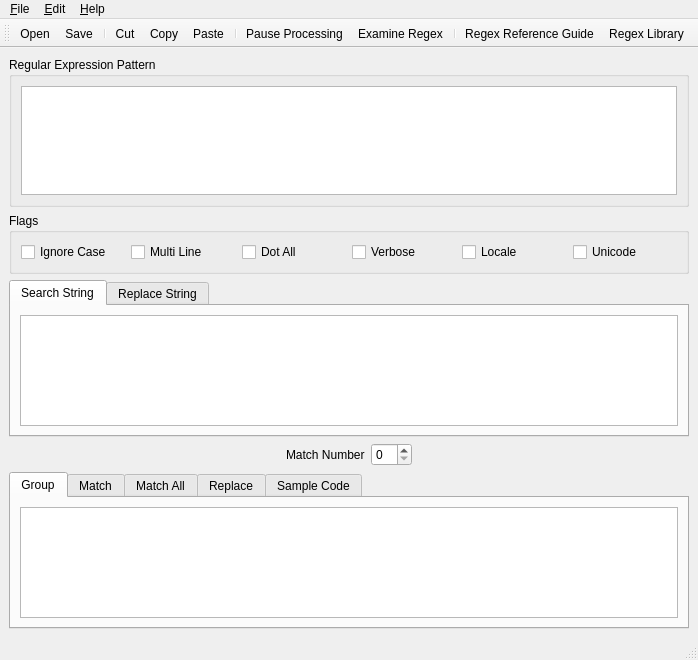
<?xml version="1.0" encoding="UTF-8"?>
<ui version="4.0">
 <class>MainWindow</class>
 <widget class="QMainWindow" name="MainWindow">
  <property name="geometry">
   <rect>
    <x>0</x>
    <y>0</y>
    <width>698</width>
    <height>660</height>
   </rect>
  </property>
  <property name="windowTitle">
   <string>MainWindow</string>
  </property>
  <widget class="QWidget" name="centralwidget">
   <layout class="QVBoxLayout" name="verticalLayout_5">
    <item>
     <layout class="QVBoxLayout" name="verticalLayout">
      <item>
       <layout class="QVBoxLayout" name="verticalLayout_4">
        <item>
         <widget class="QGroupBox" name="groupBox">
          <property name="title">
           <string>Regular Expression Pattern</string>
          </property>
          <layout class="QVBoxLayout" name="verticalLayout_3">
           <item>
            <widget class="QPlainTextEdit" name="regexText"/>
           </item>
          </layout>
         </widget>
        </item>
        <item>
         <widget class="QGroupBox" name="groupBox_2">
          <property name="title">
           <string>Flags</string>
          </property>
          <layout class="QHBoxLayout" name="horizontalLayout_2">
           <item>
            <widget class="QCheckBox" name="ignoreCaseFlag">
             <property name="text">
              <string>Ignore Case</string>
             </property>
            </widget>
           </item>
           <item>
            <widget class="QCheckBox" name="multiLineFlag">
             <property name="text">
              <string>Multi Line</string>
             </property>
            </widget>
           </item>
           <item>
            <widget class="QCheckBox" name="dotAllFlag">
             <property name="text">
              <string>Dot All</string>
             </property>
            </widget>
           </item>
           <item>
            <widget class="QCheckBox" name="verboseFlag">
             <property name="text">
              <string>Verbose</string>
             </property>
            </widget>
           </item>
           <item>
            <widget class="QCheckBox" name="localeFlag">
             <property name="text">
              <string>Locale</string>
             </property>
            </widget>
           </item>
           <item>
            <widget class="QCheckBox" name="unicodeFlag">
             <property name="text">
              <string>Unicode</string>
             </property>
            </widget>
           </item>
          </layout>
         </widget>
        </item>
       </layout>
      </item>
      <item>
       <widget class="QTabWidget" name="tabWidget_2">
        <property name="currentIndex">
         <number>0</number>
        </property>
        <widget class="QWidget" name="tab_6">
         <attribute name="title">
          <string>Search String</string>
         </attribute>
         <layout class="QVBoxLayout" name="verticalLayout_11">
          <item>
           <widget class="QPlainTextEdit" name="searchText"/>
          </item>
         </layout>
        </widget>
        <widget class="QWidget" name="tab_7">
         <attribute name="title">
          <string>Replace String</string>
         </attribute>
         <layout class="QVBoxLayout" name="verticalLayout_12">
          <item>
           <widget class="QPlainTextEdit" name="replaceText"/>
          </item>
         </layout>
        </widget>
       </widget>
      </item>
      <item>
       <layout class="QVBoxLayout" name="verticalLayout_2">
        <item>
         <layout class="QHBoxLayout" name="horizontalLayout">
          <item>
           <spacer name="horizontalSpacer">
            <property name="orientation">
             <enum>Qt::Horizontal</enum>
            </property>
            <property name="sizeHint" stdset="0">
             <size>
              <width>40</width>
              <height>20</height>
             </size>
            </property>
           </spacer>
          </item>
          <item>
           <widget class="QLabel" name="label">
            <property name="text">
             <string>Match Number</string>
            </property>
           </widget>
          </item>
          <item>
           <widget class="QSpinBox" name="matchNumberBox"/>
          </item>
          <item>
           <spacer name="horizontalSpacer_2">
            <property name="orientation">
             <enum>Qt::Horizontal</enum>
            </property>
            <property name="sizeHint" stdset="0">
             <size>
              <width>40</width>
              <height>20</height>
             </size>
            </property>
           </spacer>
          </item>
         </layout>
        </item>
        <item>
         <widget class="QTabWidget" name="tabWidget">
          <property name="currentIndex">
           <number>0</number>
          </property>
          <widget class="QWidget" name="tab">
           <attribute name="title">
            <string>Group</string>
           </attribute>
           <layout class="QVBoxLayout" name="verticalLayout_6">
            <item>
             <widget class="QTableView" name="groupsView"/>
            </item>
           </layout>
          </widget>
          <widget class="QWidget" name="tab_2">
           <attribute name="title">
            <string>Match</string>
           </attribute>
           <layout class="QVBoxLayout" name="verticalLayout_7">
            <item>
             <widget class="QPlainTextEdit" name="matchText">
              <property name="readOnly">
               <bool>true</bool>
              </property>
             </widget>
            </item>
           </layout>
          </widget>
          <widget class="QWidget" name="tab_3">
           <attribute name="title">
            <string>Match All</string>
           </attribute>
           <layout class="QVBoxLayout" name="verticalLayout_8">
            <item>
             <widget class="QPlainTextEdit" name="matchAllText">
              <property name="readOnly">
               <bool>true</bool>
              </property>
             </widget>
            </item>
           </layout>
          </widget>
          <widget class="QWidget" name="tab_4">
           <attribute name="title">
            <string>Replace</string>
           </attribute>
           <layout class="QVBoxLayout" name="verticalLayout_9">
            <item>
             <widget class="QPlainTextEdit" name="replaceResultText">
              <property name="readOnly">
               <bool>true</bool>
              </property>
             </widget>
            </item>
           </layout>
          </widget>
          <widget class="QWidget" name="tab_5">
           <attribute name="title">
            <string>Sample Code</string>
           </attribute>
           <layout class="QVBoxLayout" name="verticalLayout_10">
            <item>
             <widget class="QPlainTextEdit" name="sampleText">
              <property name="readOnly">
               <bool>true</bool>
              </property>
             </widget>
            </item>
           </layout>
          </widget>
         </widget>
        </item>
       </layout>
      </item>
     </layout>
    </item>
   </layout>
  </widget>
  <widget class="QMenuBar" name="menubar">
   <property name="geometry">
    <rect>
     <x>0</x>
     <y>0</y>
     <width>698</width>
     <height>21</height>
    </rect>
   </property>
   <widget class="QMenu" name="menu_File">
    <property name="title">
     <string>&amp;File</string>
    </property>
    <addaction name="action_New"/>
    <addaction name="action_Open"/>
    <addaction name="action_Save"/>
    <addaction name="actionSave_As"/>
    <addaction name="separator"/>
    <addaction name="actionRevert_Kodos_File"/>
    <addaction name="separator"/>
    <addaction name="actionImport_File"/>
    <addaction name="actionIport_URL"/>
    <addaction name="separator"/>
    <addaction name="action_Exit"/>
   </widget>
   <widget class="QMenu" name="menu_Edit">
    <property name="title">
     <string>&amp;Edit</string>
    </property>
    <addaction name="action_Undo"/>
    <addaction name="action_Redo"/>
    <addaction name="separator"/>
    <addaction name="action_Cut"/>
    <addaction name="actionC_opy"/>
    <addaction name="action_Paste"/>
    <addaction name="separator"/>
    <addaction name="action_Examine_Regex"/>
    <addaction name="action_Pause_Processing"/>
    <addaction name="separator"/>
    <addaction name="actionPreferences"/>
   </widget>
   <widget class="QMenu" name="menu_Help">
    <property name="title">
     <string>&amp;Help</string>
    </property>
    <addaction name="actionHelp"/>
    <addaction name="actionPython_Regex_Help"/>
    <addaction name="separator"/>
    <addaction name="actionRegex_Reference_Guide"/>
    <addaction name="actionRegex_Library"/>
    <addaction name="separator"/>
    <addaction name="actionAbout"/>
   </widget>
   <addaction name="menu_File"/>
   <addaction name="menu_Edit"/>
   <addaction name="menu_Help"/>
  </widget>
  <widget class="QStatusBar" name="statusbar"/>
  <widget class="QToolBar" name="toolBar">
   <property name="windowTitle">
    <string>toolBar</string>
   </property>
   <attribute name="toolBarArea">
    <enum>TopToolBarArea</enum>
   </attribute>
   <attribute name="toolBarBreak">
    <bool>false</bool>
   </attribute>
   <addaction name="action_Open"/>
   <addaction name="action_Save"/>
   <addaction name="separator"/>
   <addaction name="action_Cut"/>
   <addaction name="actionC_opy"/>
   <addaction name="action_Paste"/>
   <addaction name="separator"/>
   <addaction name="action_Pause_Processing"/>
   <addaction name="action_Examine_Regex"/>
   <addaction name="separator"/>
   <addaction name="actionRegex_Reference_Guide"/>
   <addaction name="actionRegex_Library"/>
  </widget>
  <action name="action_New">
   <property name="text">
    <string>&amp;New</string>
   </property>
  </action>
  <action name="action_Open">
   <property name="text">
    <string>&amp;Open</string>
   </property>
   <property name="shortcut">
    <string>Ctrl+O</string>
   </property>
  </action>
  <action name="action_Save">
   <property name="text">
    <string>&amp;Save</string>
   </property>
  </action>
  <action name="actionSave_As">
   <property name="text">
    <string>Save &amp;As...</string>
   </property>
  </action>
  <action name="actionRevert_Kodos_File">
   <property name="text">
    <string>&amp;Revert Kodos File</string>
   </property>
  </action>
  <action name="actionImport_File">
   <property name="text">
    <string>Import &amp;File</string>
   </property>
  </action>
  <action name="actionIport_URL">
   <property name="text">
    <string>Import &amp;URL</string>
   </property>
  </action>
  <action name="action_Exit">
   <property name="text">
    <string>&amp;Exit</string>
   </property>
  </action>
  <action name="action_Undo">
   <property name="text">
    <string>&amp;Undo</string>
   </property>
  </action>
  <action name="action_Redo">
   <property name="text">
    <string>&amp;Redo</string>
   </property>
  </action>
  <action name="action_Cut">
   <property name="text">
    <string>&amp;Cut</string>
   </property>
  </action>
  <action name="actionC_opy">
   <property name="text">
    <string>C&amp;opy</string>
   </property>
  </action>
  <action name="action_Paste">
   <property name="text">
    <string>&amp;Paste</string>
   </property>
  </action>
  <action name="action_Examine_Regex">
   <property name="text">
    <string>&amp;Examine Regex</string>
   </property>
  </action>
  <action name="action_Pause_Processing">
   <property name="text">
    <string>Pause Processing</string>
   </property>
  </action>
  <action name="actionPreferences">
   <property name="text">
    <string>Preferences</string>
   </property>
  </action>
  <action name="actionHelp">
   <property name="text">
    <string>Help</string>
   </property>
  </action>
  <action name="actionPython_Regex_Help">
   <property name="text">
    <string>&amp;Python Regex Help</string>
   </property>
  </action>
  <action name="actionRegex_Reference_Guide">
   <property name="text">
    <string>&amp;Regex Reference Guide</string>
   </property>
  </action>
  <action name="actionRegex_Library">
   <property name="text">
    <string>Regex &amp;Library</string>
   </property>
  </action>
  <action name="actionAbout">
   <property name="text">
    <string>&amp;About</string>
   </property>
  </action>
 </widget>
 <resources/>
 <connections/>
</ui>
